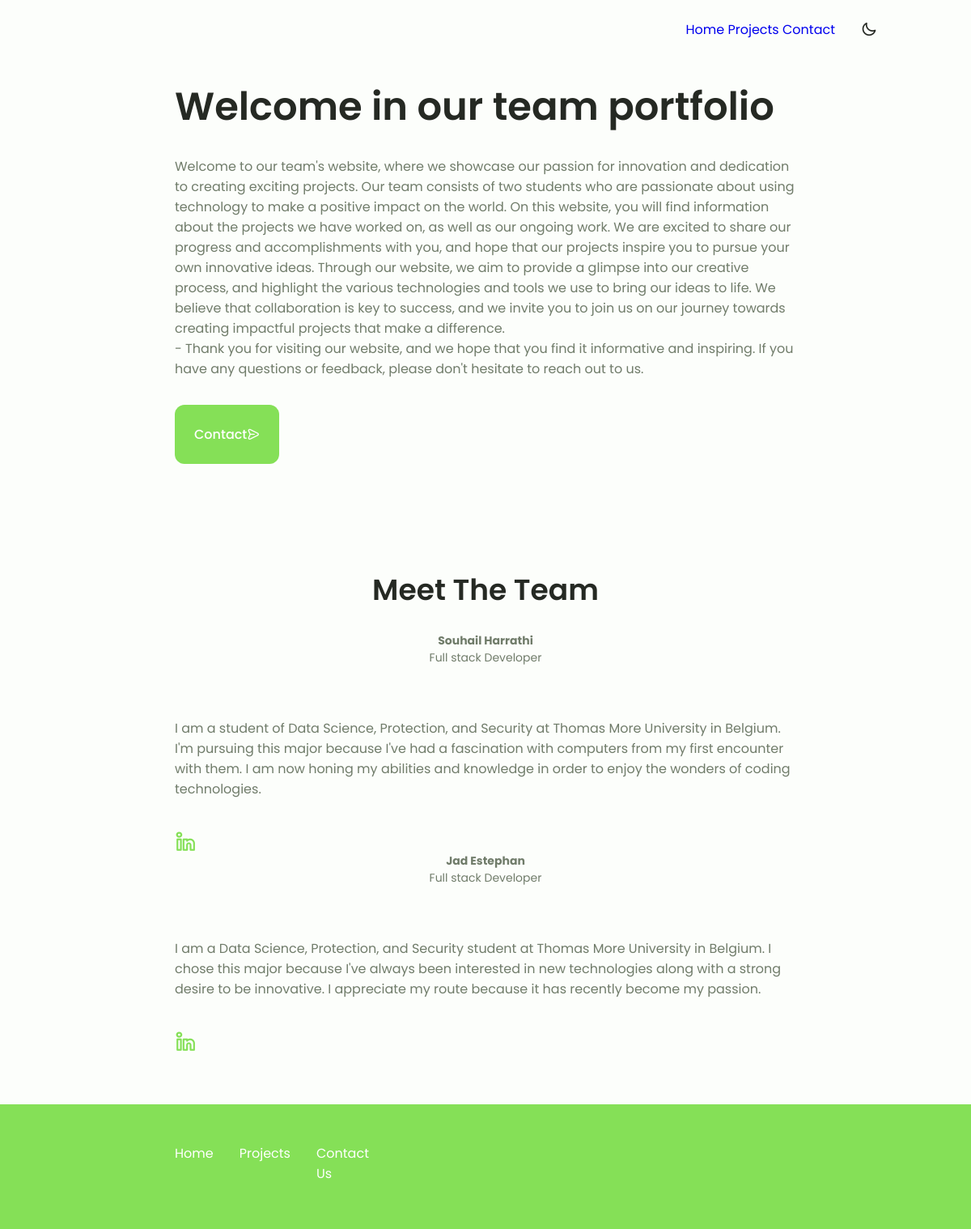
The page / on the database its author committed.
### person/models.py (models this page shows, shortened)
class Person(models.Model):
    name = models.CharField(max_length=100)
    email = models.EmailField()
    description = models.TextField(max_length=300)
    title = models.CharField(max_length=100)
    Linkedin_url = models.CharField(max_length=300)
    created = models.DateTimeField(auto_now_add=True)
    updated = models.DateTimeField(auto_now=True)
    class Meta:
        ordering = ['-created']
        ordering = ['-updated']

### person/views.py (the view)
# urls.py: path('', team, name="persons"),
def team(request):
    persons = Person.objects.all()
    return render(request, "person/index.html", {"persons": persons})

### templates/person/index.html (shortened to what this page needs)
{% load static i18n %}
<html lang="en">
<head>
        <link rel="stylesheet" type="text/css" href="{% static '/css/style.css'%}" >
        <link rel="stylesheet" href="https://unicons.iconscout.com/release/v4.0.0/css/line.css">
</head>
    <header class="header" id="header">
        <nav class="nav container">
            <div class="nav__menu" id="nav-menu">
                <ul class="nav__list grid">
                    <li class="nav__item">
                        <a href="/" class="nav__link">
                            Home
                        </a>
                        <a href="{% url 'projects-view' %}"  class="nav__link">
                            Projects
                        </a>
                        <a href="{% url 'contact:contactus' %}" class="nav__link">
                            Contact
                        </a>
                    </li>
                </ul>
            </div>
            <div class="nav__btns">
                <i class="uil uil-moon change-theme" id="theme-button"></i>
            </div>
        </nav>
    </header>
    <main class="main">
        <section class="home section" id="home">
            <div class="home__container container grid">
                <div class="home__data">
                    <h1 class="home__title">Welcome in our team portfolio</h1> <br>
                    <p class="home__description">Welcome to our team's website, where we showcase our passion for innovation and dedication to creating exciting projects. Our team consists of two students who are passionate about using technology to make a positive impact on the world.
                        On this website, you will find information about the projects we have worked on, as well as our ongoing work. We are excited to share our progress and accomplishments with you, and hope that our projects inspire you to pursue your own innovative ideas.
                        Through our website, we aim to provide a glimpse into our creative process, and highlight the various technologies and tools we use to bring our ideas to life. We believe that collaboration is key to success, and we invite you to join us on our journey towards creating impactful projects that make a difference. <br /> - Thank you for visiting our website, and we hope that you find it informative and inspiring. If you have any questions or feedback, please don't hesitate to reach out to us. </p>
                    <a href="{% url 'contact:contactus' %}" class="button button--flex">
                        Contact  <i class="uil uil-message button-icon"></i>
                    </a>
                </div>
            </div>
        </section>
    <section class="about section" id="about">
        <h2 class="section__title">Meet The Team</h2>
        <br>
        {% for person in persons %}
        <div class="u-container-layout ">
            <div class="about__container container ">
                <div class="about_data">
                    <div class="about__info">
                            <div>
                                <span class="section__subtitle">
                                    <ul>
                                        <li><b>{{ person.name }}</b></li>
                                        <li>{{ person.title }}</li>
                                    </ul>  </span>
                    </div>
                    <p class="about__description">
                                {{ person.description }}
                    </p>
                        <div class="home__social">
                            <a href={{ person.Linkedin_url }} target="_blank" class="home__social-icon">
                                <i class="uil uil-linkedin-alt"></i>
                            </a>
                        </div>
                </div>
                </div>
            </div>
        </div>
        {% endfor %}
    </section>
    <footer class="footer">
        <div class="footer__bg">
            <div class="footer__container container grid">
                <ul class="footer__links">
                    <li>
                        <a href="/" class="footer__link">Home</a>
                    </li>
                    <li>
                        <a href="{% url 'projects-view' %}" class="footer__link">Projects</a>
                    </li>
                    <li>
                        <a href="{% url 'contact:contactus' %}" class="footer__link">
                            Contact Us
                        </a>
                    </li>
                </ul>
            </div>
        </div>
    </footer>
</body>
</html>

### rows shown on the page
Person: name "Souhail Harrathi", title "Full stack Developer", description "I am a student of Data Science, Protection, and Security at Thomas More University in Belgium. I'm pursuing this major because I've had a fascination with computers from my first encounter with them. I am now honing my abilities and knowledge in order to enjoy the wonders of coding technologies."
Person: name "Jad Estephan", title "Full stack Developer", description "I am a Data Science, Protection, and Security student at Thomas More University in Belgium. I chose this major because I've always been interested in new technologies along with a strong desire to be innovative. I appreciate my route because it has recently become my passion."
